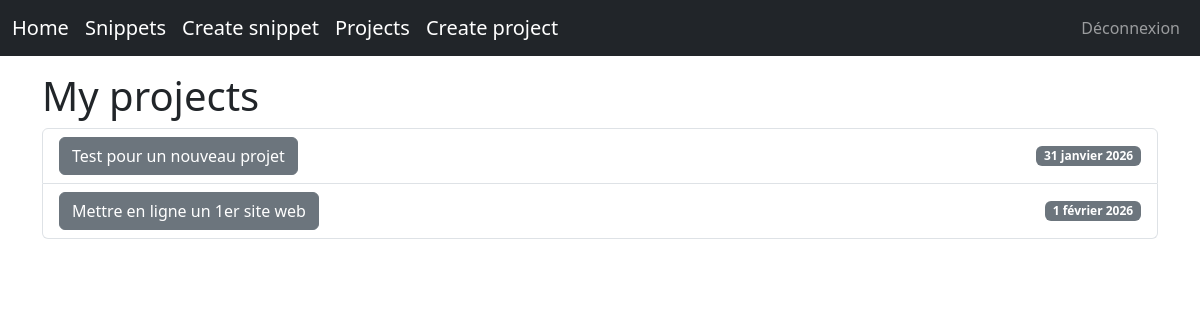
The app's page /tasks/projects/ (signed in), older data.
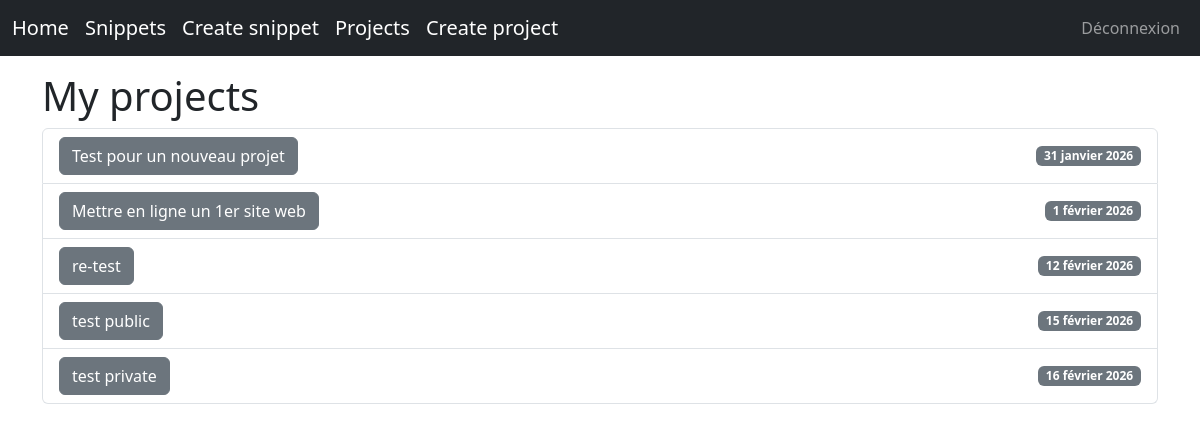
The same page, newer data.
### tasks/models.py (models this page shows, shortened)
class Project(models.Model):
    name = models.CharField(max_length=255)
    description = models.TextField(blank=True, null=True)
    creator = models.ForeignKey(
        settings.AUTH_USER_MODEL,
        on_delete=models.CASCADE,
        related_name="projects"
    )
    slug = models.SlugField(unique=True, blank=True)
    deadline = models.DateField(blank=True, null=True)
    private = models.BooleanField(default=False)
    created_at = models.DateTimeField(auto_now_add=True)
    class Meta:
        ordering = ['deadline', 'name']
    def __str__(self):
        return self.name

### tasks/views.py (the view)
# urls.py: path('projects/', ProjectListView.as_view(), name='project_list'),
class ProjectListView(ListView):
    model = Project
    template_name = 'tasks/project_list.html'
    context_object_name = 'projects'
    def get_queryset(self):
        return Project.objects.filter(creator=self.request.user)
    def dispatch(self, request, *args, **kwargs):
        print("\n====== REQUEST ======")
        print("path:", request.path)
        print("method:", request.method)
        print("kwargs:", self.kwargs)
        print("args:", self.args)
        print("GET:", request.GET)
        print("POST:", request.POST)
        print("user:", request.user)
        print("model:", self.model)
        print("user:", request.user.username)
        print("\n=== ALL REQUEST ===")
        for attr in dir(request):
            if not attr.startswith("_"):
                try:
                    value = getattr(request, attr)
                    print(attr, "=>", type(value))
                except Exception as e:
                    print(attr, "=> ERROR:", e)
        print("=====================\n")
        print("=====================\n")
        print("\n======= FIN =_dict_======")
        """
        for k, v in request.__dict__.items():
            print(k, "=>", type(v), v)
        """
        print("=====================\n")
        return super().dispatch(request, *args, **kwargs)
    def get_context_data(self, **kwargs):
        context = super().get_context_data(**kwargs)
        print("\n====== CONTEXT ======")
        for k, v in context.items():
            print(k, "=>", type(v), v)
        print("=====================\n")
        return context

### tasks/templates/tasks/project_list.html (shortened to what this page needs)
{% extends "base.html" %}
{% block content %}
<h1>My projects</h1>
{% if projects %}
    <ul class="list-group">
        {% for project in projects %}
            <li class="list-group-item d-flex justify-content-between align-items-center">
                <a href="{% url 'project_detail' project.slug %}" class="btn btn-secondary">
                    {{ project.name }}
                </a>
                {% if project.deadline %}
                    <span class="badge bg-secondary">
                        {{ project.deadline }}
                    </span>
                {% endif %}
            </li>
        {% endfor %}
    </ul>
{% else %}
    <p>No project yet.</p>
{% endif %}
{% endblock %}

Row changes from the older to the newer data that the page shows:
added Project: name "re-test", deadline "12 février 2026"
added Project: name "test public", deadline "15 février 2026"
added Project: name "test private", deadline "16 février 2026"
